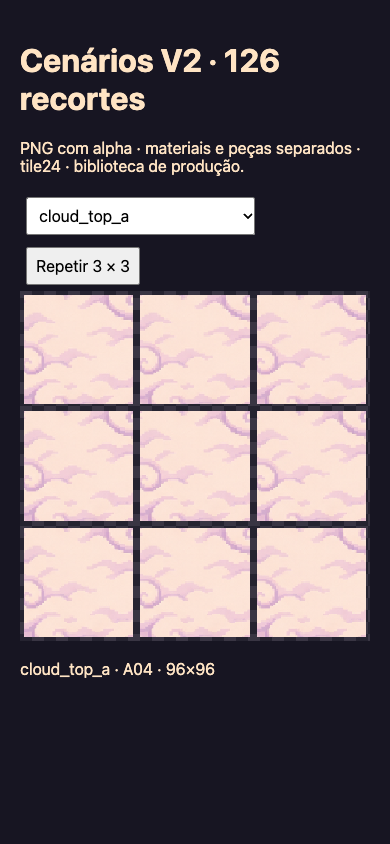
#> input picture qa/cenarios-v2/PREVIA_MOBILE.png, 390 x 844 px, given in place of distrito-entradas.png, which was not available
$ python cenarios_v2_comparison.py
#> lines starting #> are read from the running program, lines starting #| are printed output that depends on the picture
"""Create the six selected before/after environment QA comparisons; Pillow required."""
from pathlib import Path
from PIL import Image,ImageDraw,ImageFont
qa=Path(__file__).resolve().parent/'cenarios-v2'
pairs=[('Distrito / portas','distrito-entradas.png'),('Clube Contratempo','contratempo-camera.png'),('Usina de Retorno','power_plant-camera.png'),('Mar de Nuvens','nuvens-percurso.png'),('Último Torii','last_torii-camera.png'),('Núcleo do Silêncio','silence_core-camera.png')]
try:font=ImageFont.truetype('/System/Library/Fonts/Helvetica.ttc',19);small=ImageFont.truetype('/System/Library/Fonts/Helvetica.ttc',16)
except OSError:font=small=ImageFont.load_default()
out=Image.new('RGB',(1232,56+382*len(pairs)),'#171321');d=ImageDraw.Draw(out)
#> after `out = Image.new('RGB', (1232, 56 + 382 * len(pairs)), '#171321')`:
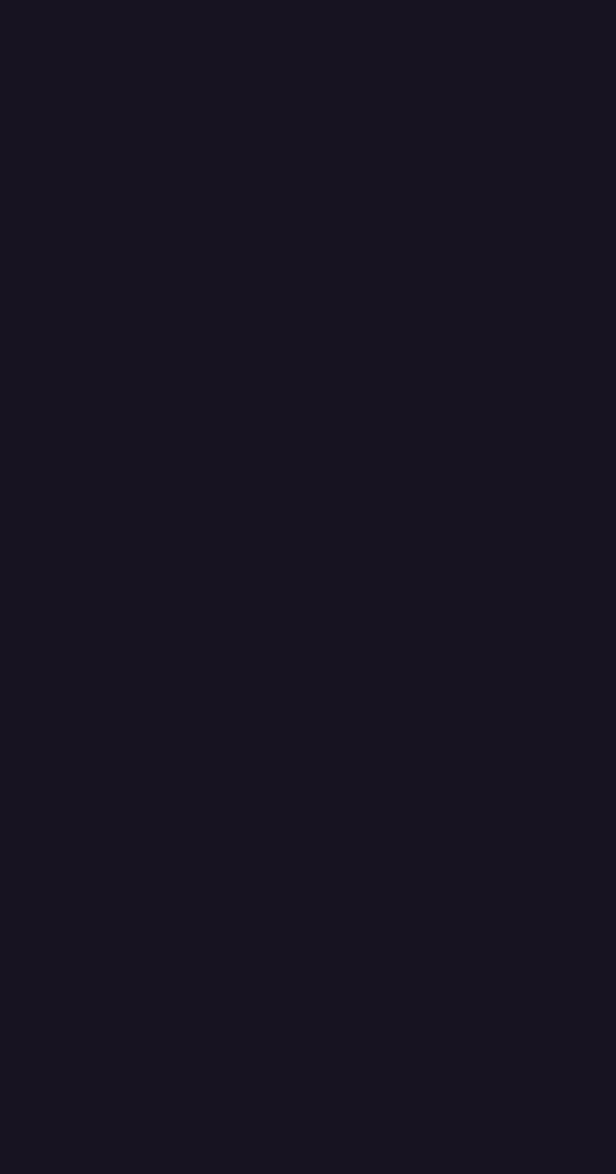
#> out: PIL image 1232x2348 RGB (shown at 1/2 size); mean R, G, B 23, 19, 33
d.text((16,15),'TORII & HUTUKARA · Cenários V2 — câmera do motor',font=font,fill='#f6dfb1')
for i,(label,file) in enumerate(pairs):
 y=56+i*382;d.text((16,y+3),label,font=font,fill='#f6dfb1')
 for j,(folder,title) in enumerate([('antes','ANTES'),('depois','DEPOIS')]):
  x=16+j*608;im=Image.open(qa/folder/file).convert('RGB').resize((592,333),Image.Resampling.NEAREST)
#> after `im = Image.open(qa / folder / file).convert('RGB').resize((592, 333), `:
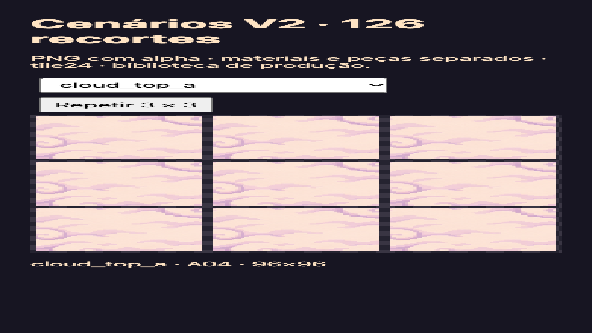
#> im: PIL image 592x333 RGB; mean R, G, B 111.3, 100.1, 105.3
  out.paste(im,(x,y+40));d.text((x+480,y+10),title,font=small,fill='#c3a8dd')
#> after `out.paste(im, (x, y + 40))`:
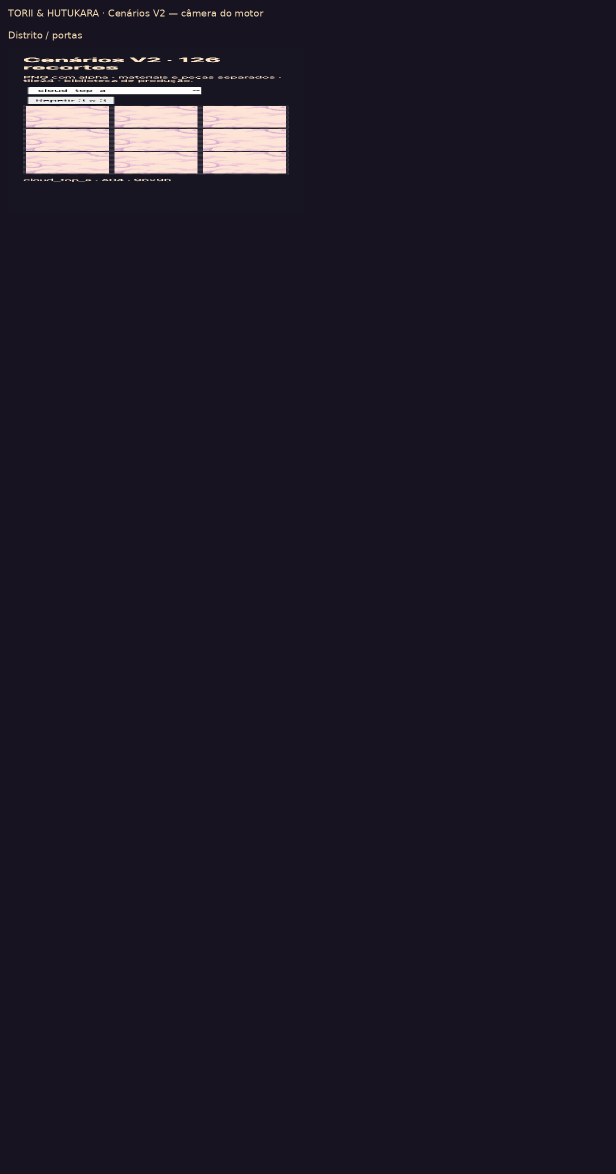
#> out: PIL image 1232x2348 RGB (shown at 1/2 size); mean R, G, B 29.2, 24.7, 38.1
#> (the run stopped early here; a loop or call above may not have finished)
